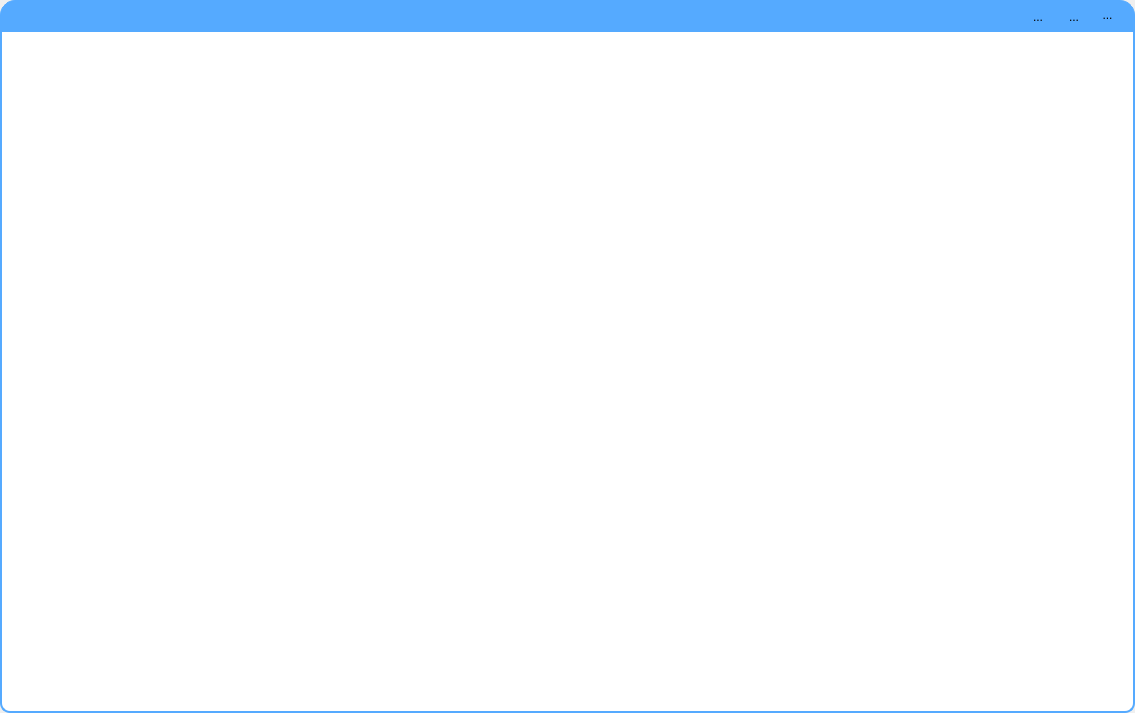
<?xml version="1.0" encoding="UTF-8"?>
<ui version="4.0">
 <class>mainUI</class>
 <widget class="QWidget" name="mainUI">
  <property name="geometry">
   <rect>
    <x>0</x>
    <y>0</y>
    <width>1135</width>
    <height>713</height>
   </rect>
  </property>
  <property name="windowTitle">
   <string>Form</string>
  </property>
  <property name="styleSheet">
   <string notr="true">#mainUI{

}</string>
  </property>
  <layout class="QVBoxLayout" name="verticalLayout">
   <property name="spacing">
    <number>0</number>
   </property>
   <property name="leftMargin">
    <number>0</number>
   </property>
   <property name="topMargin">
    <number>0</number>
   </property>
   <property name="rightMargin">
    <number>0</number>
   </property>
   <property name="bottomMargin">
    <number>0</number>
   </property>
   <item>
    <widget class="QWidget" name="menuBar" native="true">
     <property name="minimumSize">
      <size>
       <width>0</width>
       <height>30</height>
      </size>
     </property>
     <property name="maximumSize">
      <size>
       <width>16777215</width>
       <height>30</height>
      </size>
     </property>
     <property name="styleSheet">
      <string notr="true">#menuBar{
	
	background-color: rgb(85, 170, 255);
	border-color: rgb(85, 170, 255);
	border-width:1px;
	border-style:solid;
	border-top-right-radius:15px;
	border-top-left-radius:15px;
}</string>
     </property>
     <layout class="QHBoxLayout" name="horizontalLayout">
      <property name="leftMargin">
       <number>15</number>
      </property>
      <property name="topMargin">
       <number>2</number>
      </property>
      <property name="rightMargin">
       <number>15</number>
      </property>
      <property name="bottomMargin">
       <number>2</number>
      </property>
      <item>
       <spacer name="horizontalSpacer">
        <property name="orientation">
         <enum>Qt::Horizontal</enum>
        </property>
        <property name="sizeHint" stdset="0">
         <size>
          <width>40</width>
          <height>20</height>
         </size>
        </property>
       </spacer>
      </item>
      <item>
       <widget class="QToolButton" name="miniButton">
        <property name="minimumSize">
         <size>
          <width>30</width>
          <height>30</height>
         </size>
        </property>
        <property name="styleSheet">
         <string notr="true">#miniButton{
	background-color: rgba(255, 255, 255,0);
	margin-left:2px;
	margin-right:2px;
	border-color: rgba(255, 255, 255,0);
	border-width:1px;
	border-style:solid;
}	
#miniButton:hover{
	image:url(:images/mini_hover.png);
}</string>
        </property>
        <property name="text">
         <string>...</string>
        </property>
        <property name="icon">
         <iconset resource="qr.qrc">
          <normaloff>:/images/mini.png</normaloff>:/images/mini.png</iconset>
        </property>
       </widget>
      </item>
      <item>
       <widget class="QToolButton" name="maxButton">
        <property name="minimumSize">
         <size>
          <width>30</width>
          <height>30</height>
         </size>
        </property>
        <property name="styleSheet">
         <string notr="true">#maxButton{
	background-color: rgba(255, 255, 255,0);
	margin-left:2px;
	margin-right:2px;
	border-color: rgba(255, 255, 255,0);
	border-width:1px;
	border-style:solid;
}	
#maxButton:hover{
	image:url(:images/max_hover.png);
}</string>
        </property>
        <property name="text">
         <string>...</string>
        </property>
        <property name="icon">
         <iconset resource="qr.qrc">
          <normaloff>:/images/max.png</normaloff>:/images/max.png</iconset>
        </property>
       </widget>
      </item>
      <item>
       <widget class="QToolButton" name="closeButton">
        <property name="minimumSize">
         <size>
          <width>25</width>
          <height>25</height>
         </size>
        </property>
        <property name="styleSheet">
         <string notr="true">#closeButton{
	background-color: rgba(255, 255, 255,0);
	margin-left:2px;
	margin-right:2px;
	border-color: rgba(255, 255, 255,0);
	border-width:1px;
	border-style:solid;
}	
#closeButton:hover{
	image:url(:images/close_hover.png);
}</string>
        </property>
        <property name="text">
         <string>...</string>
        </property>
        <property name="icon">
         <iconset resource="qr.qrc">
          <normaloff>:/images/close.png</normaloff>:/images/close.png</iconset>
        </property>
       </widget>
      </item>
     </layout>
    </widget>
   </item>
   <item>
    <widget class="QWidget" name="contentWidget" native="true">
     <property name="styleSheet">
      <string notr="true">#contentWidget{
	background-color: rgb(255, 255, 255);
	
	border-color: rgb(85, 170, 255);
	border-width:2px;
	border-style:solid;
	border-bottom-right-radius:10px;
	border-bottom-left-radius:10px;
}</string>
     </property>
    </widget>
   </item>
  </layout>
 </widget>
 <resources>
  <include location="qr.qrc"/>
 </resources>
 <connections/>
</ui>
